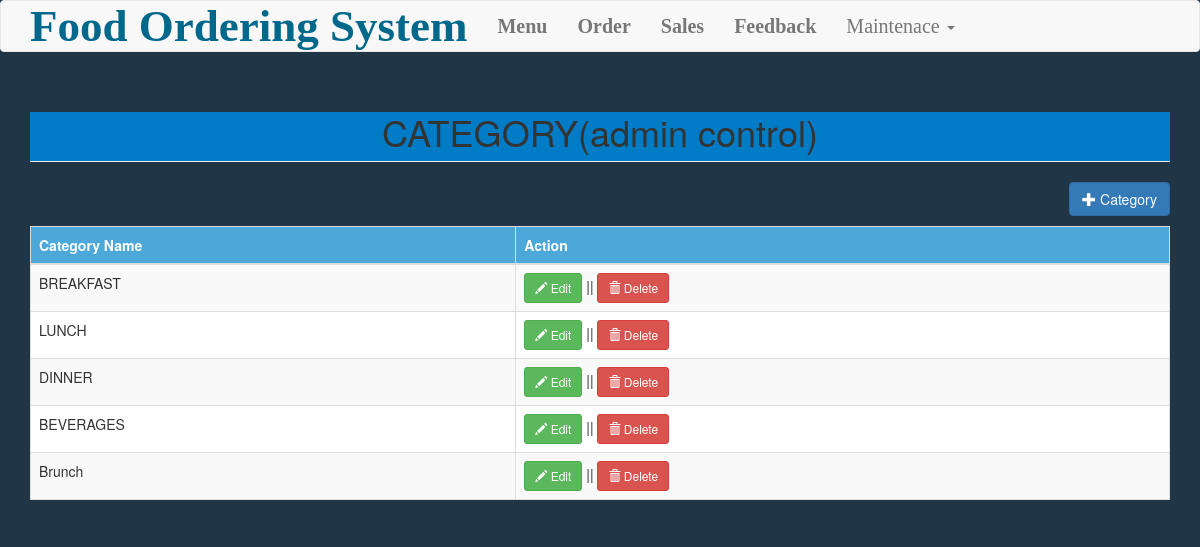
The app's page /category.php with its own data.
### tables this page shows
CREATE TABLE `category` (
  `categoryid` int(11) NOT NULL,
  `catname` varchar(30) NOT NULL
);

### category.php (the view, shortened to what this page needs)
<?php include('header.php'); ?>
<body style="background-color:#203647;">
<?php include('navbar.php'); ?>
<div class="container">
	<h1 class="page-header text-center"style="background-color:#007CC7;">CATEGORY(admin control)</h1>
	<div class="row">
		<div class="col-md-12">
			<a href="#addcategory" data-toggle="modal" class="pull-right btn btn-primary"><span class="glyphicon glyphicon-plus"></span> Category</a>
		</div>
	</div>
	<div style="margin-top:10px;">
		<table class="table table-striped table-bordered" style="background-color:white;">
			<thead style="background-color:#4DA8DA;color:white;" >
				<th >Category Name</th>
				<th >Action</th>
			</thead>
			<tbody>
				<?php
					$sql="select * from category order by categoryid asc";
					$query=$conn->query($sql);
					while($row=$query->fetch_array()){
						?>
						<tr>
							<td><?php echo $row['catname']; ?></td>
							<td>
								<a href="#editcategory<?php echo $row['categoryid']; ?>" data-toggle="modal" class="btn btn-success btn-sm"><span class="glyphicon glyphicon-pencil"></span> Edit</a> || <a href="#deletecategory<?php echo $row['categoryid']; ?>" data-toggle="modal" class="btn btn-danger btn-sm"><span class="glyphicon glyphicon-trash"></span> Delete</a>
							</td>
						</tr>
						<?php
					}
				?>
			</tbody>
		</table>
	</div>
</div>
</body>
</html>

### records on screen
category: catname "BREAKFAST"
category: catname "LUNCH"
category: catname "DINNER"
category: catname "BEVERAGES"
category: catname "Brunch"
